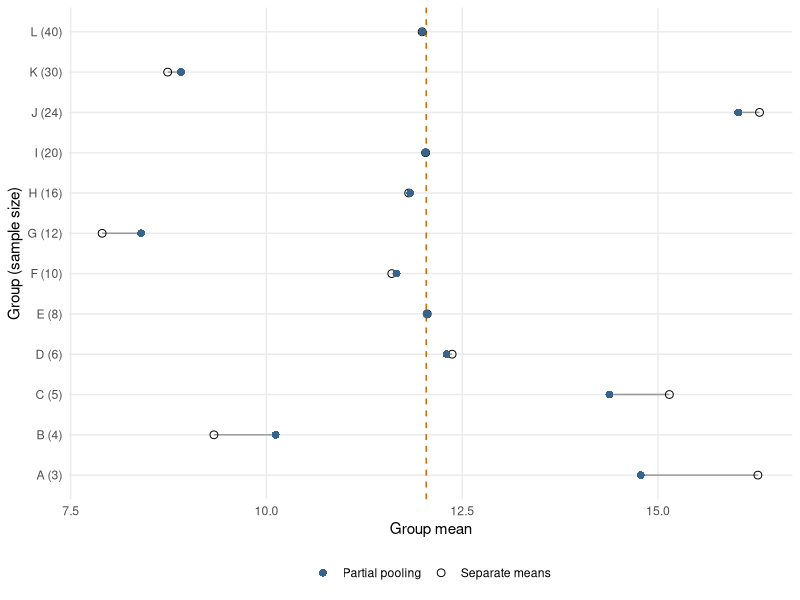
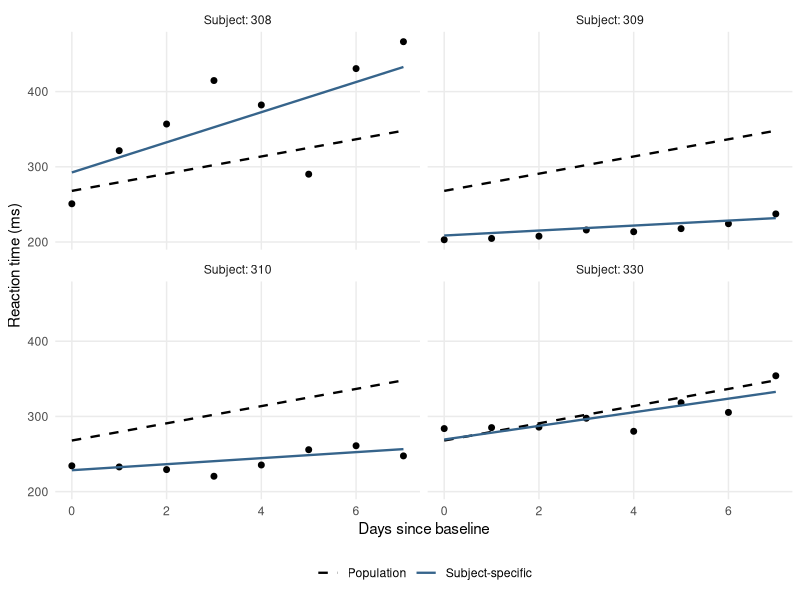
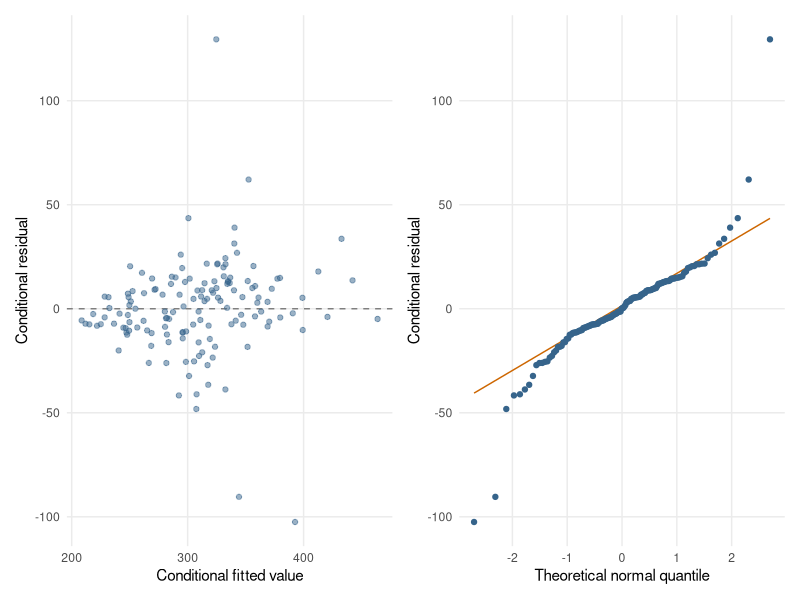

Write the R code that produced these figures, in order.
## ---- chunk 1
library(ggplot2)
theme_set(theme_minimal(base_size = 11) +
            theme(legend.position = "bottom",
              panel.grid.minor = element_blank()))

set.seed(8561)
n_group <- c(3, 4, 5, 6, 8, 10, 12, 16, 20, 24, 30, 40)
group <- factor(rep(LETTERS[seq_along(n_group)], n_group))
b_true <- rnorm(length(n_group), sd = 2)
dat_group <- data.frame(group,
  y = 12 + b_true[as.integer(group)] + rnorm(length(group), sd = 3))
fit_pool <- lme4::lmer(y ~ 1 + (1 | group), data = dat_group,
                       REML = TRUE)
mu_hat <- unname(lme4::fixef(fit_pool)[1])
tau2_hat <- as.numeric(lme4::VarCorr(fit_pool)$group[1, 1])
sigma2_hat <- sigma(fit_pool)^2
raw_mean <- tapply(dat_group$y, dat_group$group, mean)
shrunk_mean <- mu_hat + lme4::ranef(fit_pool)$group[, "(Intercept)"]
w_hat <- tau2_hat / (tau2_hat + sigma2_hat / n_group)
round(data.frame(n = n_group, raw_mean, mixed_mean = shrunk_mean,
                 weight_on_group_mean = w_hat), 3)
c(ICC = tau2_hat / (tau2_hat + sigma2_hat))
## ---- chunk 2
#| label: fig-mixed-partial-pooling
#| fig-cap: "Unpooled sample means and partially pooled group means in simulated data. The dashed line is the fitted common mean. The amount of shrinkage reflects group sample size and the estimated variance components."
#| fig-width: 6.5
#| fig-height: 4.6
pooling <- data.frame(label = paste0(levels(group), " (", n_group, ")"),
                       raw = as.numeric(raw_mean),
                         pooled = as.numeric(shrunk_mean))
pooling$label <- factor(pooling$label, levels = pooling$label)
ggplot(pooling, aes(y = label)) +
  geom_vline(xintercept = mu_hat, linetype = "dashed",
    colour = "darkorange3") +
  geom_segment(aes(x = raw, xend = pooled, yend = label), colour = "grey60") +
  geom_point(aes(x = raw, colour = "Separate means",
    shape = "Separate means"), size = 2.3) +
  geom_point(aes(x = pooled, colour = "Partial pooling",
    shape = "Partial pooling"), size = 2.3) +
  scale_colour_manual(values = c("Separate means" = "black",
    "Partial pooling" = "steelblue4")) +
  scale_shape_manual(values = c("Separate means" = 1,
    "Partial pooling" = 16)) +
  labs(x = "Group mean", y = "Group (sample size)", colour = NULL,
    shape = NULL)
## ---- chunk 3
data("sleepstudy", package = "lme4")
study <- subset(sleepstudy, Days >= 2)
study$day <- study$Days - 2
fit_sleep <- lme4::lmer(Reaction ~ day + (day | Subject),
                        data = study, REML = TRUE)
lme4::fixef(fit_sleep)
lme4::VarCorr(fit_sleep)
lme4::isSingular(fit_sleep)
## ---- chunk 4
#| label: fig-mixed-subject-trends
#| fig-cap: "Four subjects from the sleepstudy data. Blue lines include each subject's fitted random effects; dashed lines use only the common fixed effects. A common linear trend does not require identical subject trajectories."
#| fig-width: 7
#| fig-height: 5.4
subjects <- levels(study$Subject)[1:4]
plot_grid <- expand.grid(day = seq(0, 7, length.out = 40), Subject = subjects)
plot_grid$conditional <- predict(fit_sleep, newdata = plot_grid)
plot_grid$population <- predict(fit_sleep, newdata = plot_grid, re.form = NA)
subject_lines <- rbind(
  transform(plot_grid, prediction = conditional, fit = "Subject-specific"),
  transform(plot_grid, prediction = population, fit = "Population"))
ggplot(subset(study, Subject %in% subjects), aes(day, Reaction)) +
  geom_point(size = 1.7) +
  geom_line(data = subject_lines,
             aes(y = prediction, colour = fit, linetype = fit),
               linewidth = 0.8) +
  scale_colour_manual(values = c("Subject-specific" = "steelblue4",
    Population = "black")) +
  scale_linetype_manual(values = c("Subject-specific" = "solid",
    Population = "dashed")) +
  facet_wrap(~ Subject, ncol = 2, labeller = label_both) +
  coord_cartesian(ylim = range(study$Reaction)) +
  labs(x = "Days since baseline", y = "Reaction time (ms)", colour = NULL,
    linetype = NULL)
## ---- chunk 5
fit_sleep_ml <- update(fit_sleep, REML = FALSE)
fit_no_trend_ml <- lme4::lmer(Reaction ~ 1 + (day | Subject),
                             data = study, REML = FALSE)
anova(fit_no_trend_ml, fit_sleep_ml, refit = FALSE)
## ---- chunk 6
#| label: fig-mixed-diagnostics
#| fig-cap: "Basic conditional-residual checks for the fitted sleepstudy model. These plots can reveal mean or residual-distribution problems, but they do not prove that the full dependence structure is correct."
#| fig-width: 7
#| fig-height: 3.6
conditional_diagnostics <- data.frame(fitted = fitted(fit_sleep),
                                       residual = resid(fit_sleep))
residual_plot <- ggplot(conditional_diagnostics, aes(fitted, residual)) +
  geom_hline(yintercept = 0, linetype = "dashed", colour = "grey50") +
  geom_point(alpha = 0.5, colour = "steelblue4", size = 1.5) +
  labs(x = "Conditional fitted value", y = "Conditional residual")
qq_plot <- ggplot(conditional_diagnostics, aes(sample = residual)) +
  stat_qq_line(colour = "darkorange3") +
  stat_qq(size = 1.5, colour = "steelblue4") +
  labs(x = "Theoretical normal quantile", y = "Conditional residual")
patchwork::wrap_plots(residual_plot, qq_plot, nrow = 1)
